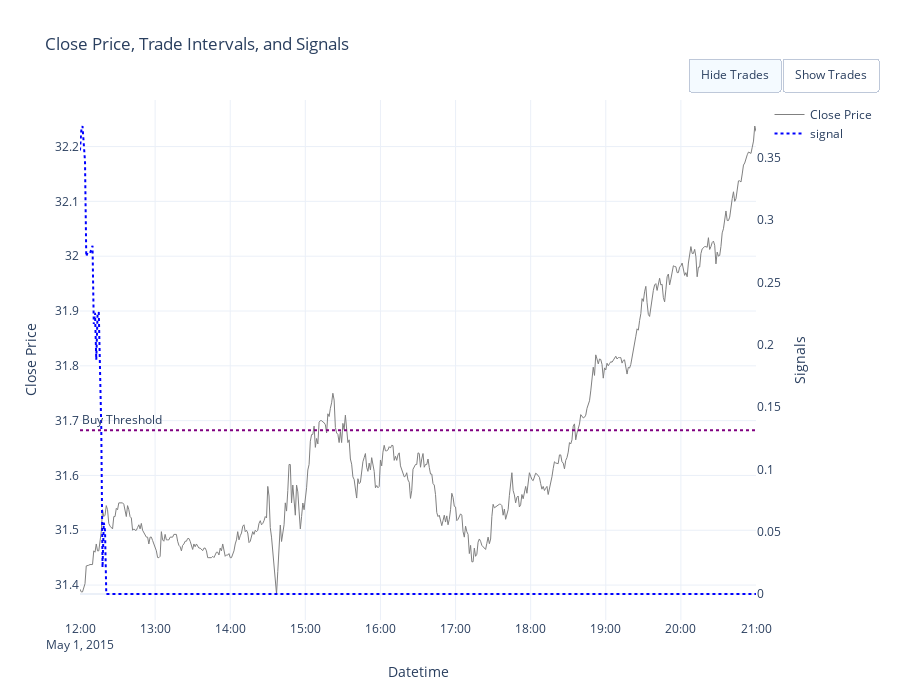
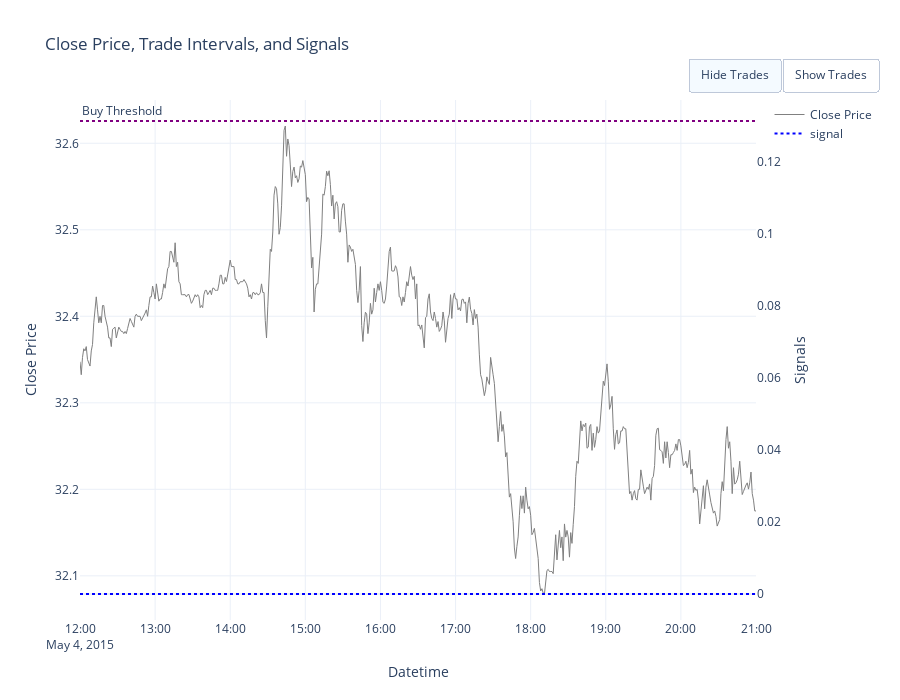
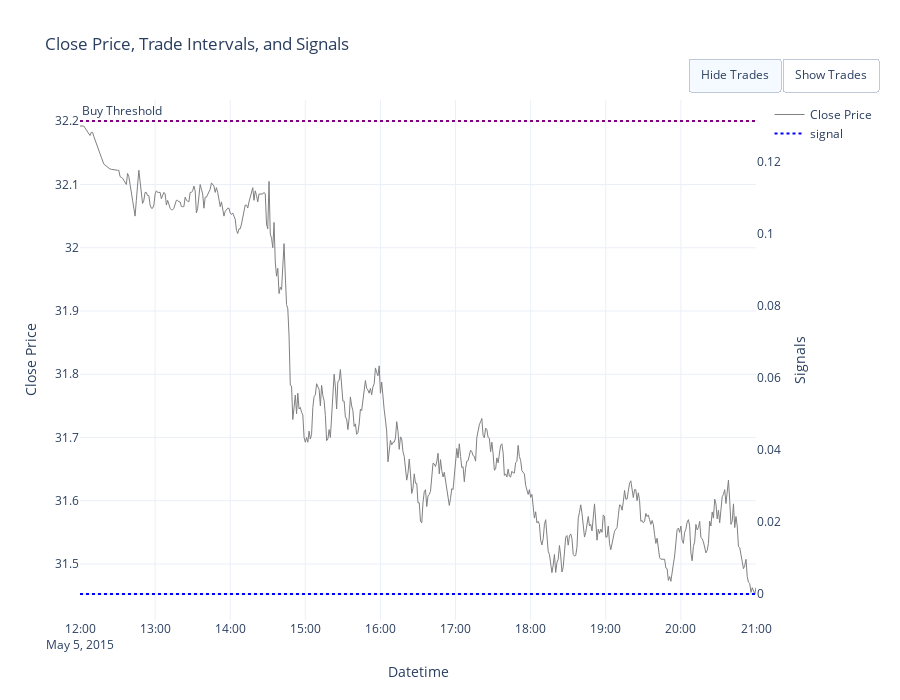
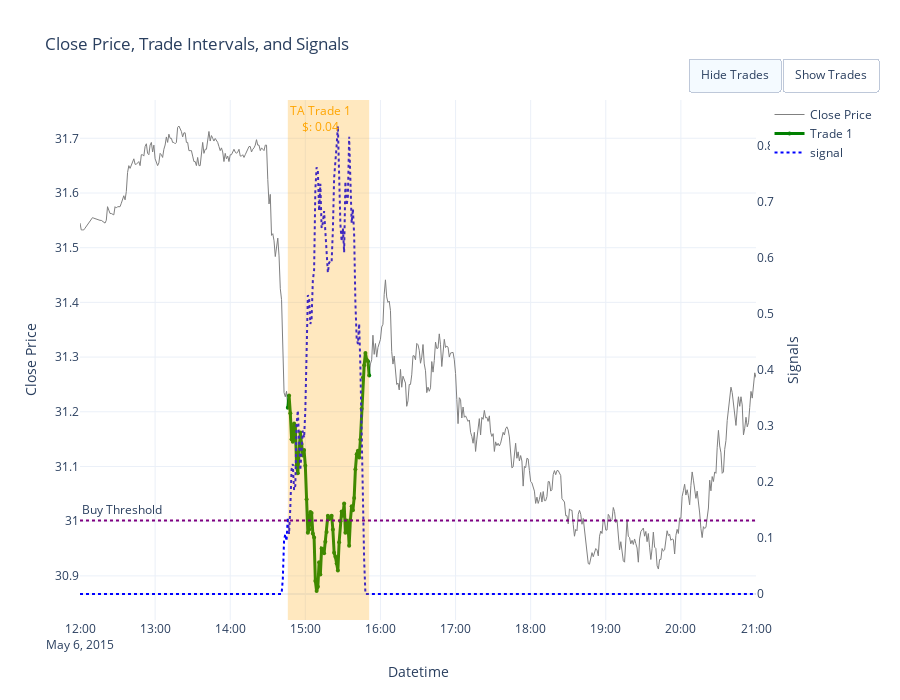

The code cell stored with these charts, in order, in its notebook:
### Code cell
df_fin = saveDF_checkDAY(
                        df=df,
                        )

df_fin

### Figure 1 — Plotly figure (JSON) as saved in the notebook; plotly's stock layout.template omitted (floating-point values rounded to 4 significant figures; data arrays with more than 128 entries replaced by an {"elided": "..."} marker saying what was removed)
{"data": [{"hoverinfo": "x+y", "hovertemplate": "Date: %{x}<br>Close: %{y:.2f}<extra></extra>", "line": {"color": "grey", "width": 1}, "mode": "lines", "name": "Close Price", "type": "scatter", "x": {"elided": "541 str values"}, "y": {"elided": "541 float values"}}, {"hovertemplate": "Date: %{x}<br>Signal: %{y:.2f}<extra></extra>", "line": {"color": "blue", "dash": "dot", "width": 2}, "mode": "lines", "name": "signal", "type": "scatter", "visible": true, "x": {"elided": "541 str values"}, "y": {"elided": "541 float values"}, "yaxis": "y2"}], "layout": {"annotations": [{"showarrow": false, "text": "Buy Threshold", "x": 0, "xanchor": "left", "xref": "x domain", "y": 0.1313, "yanchor": "bottom", "yref": "y2"}], "height": 700, "hovermode": "x unified", "shapes": [{"line": {"color": "purple", "dash": "dot"}, "type": "line", "x0": 0, "x1": 1, "xref": "x domain", "y0": 0.1313, "y1": 0.1313, "yref": "y2"}], "title": {"text": "Close Price, Trade Intervals, and Signals"}, "updatemenus": [{"buttons": [{"args": [{"visible": [true, true, true]}], "label": "Hide Trades", "method": "update"}, {"args": [{"visible": [true, true, true]}], "label": "Show Trades", "method": "update"}], "direction": "left", "pad": {"r": 10, "t": 10}, "showactive": true, "type": "buttons", "x": 0.9, "xanchor": "left", "y": 1.1, "yanchor": "top"}], "xaxis": {"title": {"text": "Datetime"}}, "yaxis": {"title": {"text": "Close Price"}}, "yaxis2": {"overlaying": "y", "showgrid": false, "side": "right", "title": {"text": "Signals"}}}}

### Figure 2 — Plotly figure (JSON) as saved in the notebook; plotly's stock layout.template omitted (floating-point values rounded to 4 significant figures; data arrays with more than 128 entries replaced by an {"elided": "..."} marker saying what was removed)
{"data": [{"hoverinfo": "x+y", "hovertemplate": "Date: %{x}<br>Close: %{y:.2f}<extra></extra>", "line": {"color": "grey", "width": 1}, "mode": "lines", "name": "Close Price", "type": "scatter", "x": {"elided": "541 str values"}, "y": {"elided": "541 float values"}}, {"hovertemplate": "Date: %{x}<br>Signal: %{y:.2f}<extra></extra>", "line": {"color": "blue", "dash": "dot", "width": 2}, "mode": "lines", "name": "signal", "type": "scatter", "visible": true, "x": {"elided": "541 str values"}, "y": {"elided": "541 float values"}, "yaxis": "y2"}], "layout": {"annotations": [{"showarrow": false, "text": "Buy Threshold", "x": 0, "xanchor": "left", "xref": "x domain", "y": 0.1313, "yanchor": "bottom", "yref": "y2"}], "height": 700, "hovermode": "x unified", "shapes": [{"line": {"color": "purple", "dash": "dot"}, "type": "line", "x0": 0, "x1": 1, "xref": "x domain", "y0": 0.1313, "y1": 0.1313, "yref": "y2"}], "title": {"text": "Close Price, Trade Intervals, and Signals"}, "updatemenus": [{"buttons": [{"args": [{"visible": [true, true, true]}], "label": "Hide Trades", "method": "update"}, {"args": [{"visible": [true, true, true]}], "label": "Show Trades", "method": "update"}], "direction": "left", "pad": {"r": 10, "t": 10}, "showactive": true, "type": "buttons", "x": 0.9, "xanchor": "left", "y": 1.1, "yanchor": "top"}], "xaxis": {"title": {"text": "Datetime"}}, "yaxis": {"title": {"text": "Close Price"}}, "yaxis2": {"overlaying": "y", "showgrid": false, "side": "right", "title": {"text": "Signals"}}}}

### Figure 3 — Plotly figure (JSON) as saved in the notebook; plotly's stock layout.template omitted (floating-point values rounded to 4 significant figures; data arrays with more than 128 entries replaced by an {"elided": "..."} marker saying what was removed)
{"data": [{"hoverinfo": "x+y", "hovertemplate": "Date: %{x}<br>Close: %{y:.2f}<extra></extra>", "line": {"color": "grey", "width": 1}, "mode": "lines", "name": "Close Price", "type": "scatter", "x": {"elided": "541 str values"}, "y": {"elided": "541 float values"}}, {"hovertemplate": "Date: %{x}<br>Signal: %{y:.2f}<extra></extra>", "line": {"color": "blue", "dash": "dot", "width": 2}, "mode": "lines", "name": "signal", "type": "scatter", "visible": true, "x": {"elided": "541 str values"}, "y": {"elided": "541 float values"}, "yaxis": "y2"}], "layout": {"annotations": [{"showarrow": false, "text": "Buy Threshold", "x": 0, "xanchor": "left", "xref": "x domain", "y": 0.1313, "yanchor": "bottom", "yref": "y2"}], "height": 700, "hovermode": "x unified", "shapes": [{"line": {"color": "purple", "dash": "dot"}, "type": "line", "x0": 0, "x1": 1, "xref": "x domain", "y0": 0.1313, "y1": 0.1313, "yref": "y2"}], "title": {"text": "Close Price, Trade Intervals, and Signals"}, "updatemenus": [{"buttons": [{"args": [{"visible": [true, true, true]}], "label": "Hide Trades", "method": "update"}, {"args": [{"visible": [true, true, true]}], "label": "Show Trades", "method": "update"}], "direction": "left", "pad": {"r": 10, "t": 10}, "showactive": true, "type": "buttons", "x": 0.9, "xanchor": "left", "y": 1.1, "yanchor": "top"}], "xaxis": {"title": {"text": "Datetime"}}, "yaxis": {"title": {"text": "Close Price"}}, "yaxis2": {"overlaying": "y", "showgrid": false, "side": "right", "title": {"text": "Signals"}}}}

### Figure 4 — Plotly figure (JSON) as saved in the notebook; plotly's stock layout.template omitted (floating-point values rounded to 4 significant figures; data arrays with more than 128 entries replaced by an {"elided": "..."} marker saying what was removed)
{"data": [{"hoverinfo": "x+y", "hovertemplate": "Date: %{x}<br>Close: %{y:.2f}<extra></extra>", "line": {"color": "grey", "width": 1}, "mode": "lines", "name": "Close Price", "type": "scatter", "x": {"elided": "541 str values"}, "y": {"elided": "541 float values"}}, {"hoveron": "points", "hovertemplate": "Trade 1: Return: 0.13%<extra></extra>", "line": {"color": "green", "width": 3}, "marker": {"color": "green", "size": 4}, "mode": "lines+markers", "name": "Trade 1", "type": "scatter", "visible": true, "x": ["2015-05-06T14:46:00.000000000", "2015-05-06T14:47:00.000000000", "2015-05-06T14:48:00.000000000", "2015-05-06T14:49:00.000000000", "2015-05-06T14:50:00.000000000", "2015-05-06T14:51:00.000000000", "2015-05-06T14:52:00.000000000", "2015-05-06T14:53:00.000000000", "2015-05-06T14:54:00.000000000", "2015-05-06T14:55:00.000000000", "2015-05-06T14:56:00.000000000", "2015-05-06T14:57:00.000000000", "2015-05-06T14:58:00.000000000", "2015-05-06T14:59:00.000000000", "2015-05-06T15:00:00.000000000", "2015-05-06T15:01:00.000000000", "2015-05-06T15:02:00.000000000", "2015-05-06T15:03:00.000000000", "2015-05-06T15:04:00.000000000", "2015-05-06T15:05:00.000000000", "2015-05-06T15:06:00.000000000", "2015-05-06T15:07:00.000000000", "2015-05-06T15:08:00.000000000", "2015-05-06T15:09:00.000000000", "2015-05-06T15:10:00.000000000", "2015-05-06T15:11:00.000000000", "2015-05-06T15:12:00.000000000", "2015-05-06T15:13:00.000000000", "2015-05-06T15:14:00.000000000", "2015-05-06T15:15:00.000000000", "2015-05-06T15:16:00.000000000", "2015-05-06T15:17:00.000000000", "2015-05-06T15:18:00.000000000", "2015-05-06T15:19:00.000000000", "2015-05-06T15:20:00.000000000", "2015-05-06T15:21:00.000000000", "2015-05-06T15:22:00.000000000", "2015-05-06T15:23:00.000000000", "2015-05-06T15:24:00.000000000", "2015-05-06T15:25:00.000000000", "2015-05-06T15:26:00.000000000", "2015-05-06T15:27:00.000000000", "2015-05-06T15:28:00.000000000", "2015-05-06T15:29:00.000000000", "2015-05-06T15:30:00.000000000", "2015-05-06T15:31:00.000000000", "2015-05-06T15:32:00.000000000", "2015-05-06T15:33:00.000000000", "2015-05-06T15:34:00.000000000", "2015-05-06T15:35:00.000000000", "2015-05-06T15:36:00.000000000", "2015-05-06T15:37:00.000000000", "2015-05-06T15:38:00.000000000", "2015-05-06T15:39:00.000000000", "2015-05-06T15:40:00.000000000", "2015-05-06T15:41:00.000000000", "2015-05-06T15:42:00.000000000", "2015-05-06T15:43:00.000000000", "2015-05-06T15:44:00.000000000", "2015-05-06T15:45:00.000000000", "2015-05-06T15:46:00.000000000", "2015-05-06T15:47:00.000000000", "2015-05-06T15:48:00.000000000", "2015-05-06T15:49:00.000000000", "2015-05-06T15:50:00.000000000", "2015-05-06T15:51:00.000000000"], "y": [31.21, 31.23, 31.2, 31.15, 31.14, 31.18, 31.18, 31.1, 31.09, 31.12, 31.16, 31.14, 31.12, 31.13, 31.1, 31.04, 30.98, 30.98, 31.02, 31.02, 30.98, 30.97, 30.89, 30.87, 30.88, 30.93, 30.9, 30.95, 30.95, 30.94, 30.96, 30.98, 31.01, 31.0, 31.01, 31.01, 30.98, 30.94, 30.93, 30.92, 30.91, 30.96, 31.0, 31.02, 31.01, 31.03, 30.98, 31.0, 31.0, 30.95, 31.0, 31.03, 31.02, 31.04, 31.09, 31.12, 31.13, 31.12, 31.15, 31.21, 31.26, 31.29, 31.31, 31.3, 31.29, 31.27]}, {"hovertemplate": "Date: %{x}<br>Signal: %{y:.2f}<extra></extra>", "line": {"color": "blue", "dash": "dot", "width": 2}, "mode": "lines", "name": "signal", "type": "scatter", "visible": true, "x": {"elided": "541 str values"}, "y": {"elided": "541 float values"}, "yaxis": "y2"}], "layout": {"annotations": [{"font": {"color": "orange"}, "showarrow": false, "text": "TA Trade 1<br>$: 0.04<br>", "x": "2015-05-06T14:46:00", "xanchor": "left", "xref": "x", "y": 1, "yanchor": "top", "yref": "y domain"}, {"showarrow": false, "text": "Buy Threshold", "x": 0, "xanchor": "left", "xref": "x domain", "y": 0.1313, "yanchor": "bottom", "yref": "y2"}], "height": 700, "hovermode": "x unified", "shapes": [{"fillcolor": "orange", "line": {"width": 0}, "opacity": 0.25, "type": "rect", "x0": "2015-05-06T14:46:00", "x1": "2015-05-06T15:51:00", "xref": "x", "y0": 0, "y1": 1, "yref": "y domain"}, {"line": {"color": "purple", "dash": "dot"}, "type": "line", "x0": 0, "x1": 1, "xref": "x domain", "y0": 0.1313, "y1": 0.1313, "yref": "y2"}], "title": {"text": "Close Price, Trade Intervals, and Signals"}, "updatemenus": [{"buttons": [{"args": [{"visible": [true, "legendonly", true, true]}], "label": "Hide Trades", "method": "update"}, {"args": [{"visible": [true, true, true, true]}], "label": "Show Trades", "method": "update"}], "direction": "left", "pad": {"r": 10, "t": 10}, "showactive": true, "type": "buttons", "x": 0.9, "xanchor": "left", "y": 1.1, "yanchor": "top"}], "xaxis": {"title": {"text": "Datetime"}}, "yaxis": {"title": {"text": "Close Price"}}, "yaxis2": {"overlaying": "y", "showgrid": false, "side": "right", "title": {"text": "Signals"}}}}
